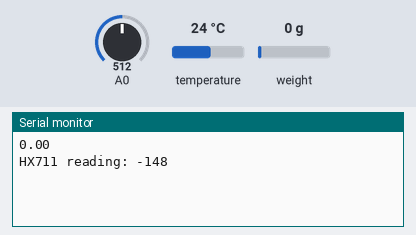
Recording of a sketch running on a simulated ESP8266 (Wemos D1 mini). On the bench: the last lines printed to the serial monitor. Inputs (shaded band) come from the test bench; at power-on: weight on the scale 0 g, A0 = 512, temperature 24 °C. WiFi joins after 1.5 s; servers stay silent unless stated.

Above: at 2.7 s.
2.8 s: weight on the scale set to 100 g
At 4.1 s:
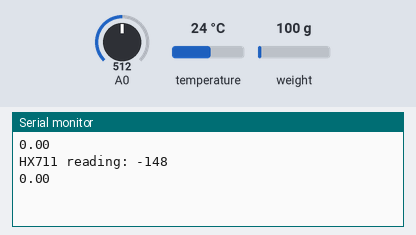
5.3 s: weight on the scale set to 1250 g
At 6.9 s:
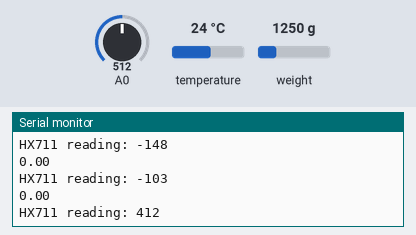
Timing chart, 0 to 8.4 s (numbered marks = the images above; inputs shaded):
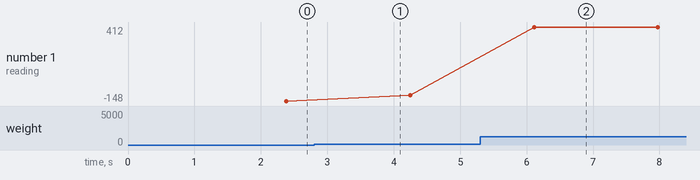

Measured:
- after the input at 5.3 s, the serial monitor: prints a new line after 0.81 s (image 2)
- plotted number 1: -148 → -103 after the input at 2.8 s, -103 → 412 after the input at 5.3 s

The sketch:

shock-sense_nov19a.ino
```cpp
#include "arduino_secrets.h"
// HX711 - Version: Latest
#include <HX711.h>
#include <OneWire.h>
#include <DallasTemperature.h>
/*
  Sketch generated by the Arduino IoT Cloud Thing "Untitled"
  https://create.arduino.cc/cloud/things/b9682e2d-182f-4bee-8301-9bae9de636f0

  Arduino IoT Cloud Variables description

  The following variables are automatically generated and updated when changes are made to the Thing

  float centrTemp;
  int vaha;
  float perifTemp;

  Variables which are marked as READ/WRITE in the Cloud Thing will also have functions
  which are called when their values are changed from the Dashboard.
  These functions are generated with the Thing and added at the end of this sketch.
*/

#include "thingProperties.h"
HX711 scale;


const int pinsenzoru = D4;
OneWire oneWireDS(pinsenzoru);
DallasTemperature senzords(&oneWireDS);

const int LOADCELL_DOUT_PIN = D2;
const int LOADCELL_SCK_PIN = D1;
float volt;
float temp;
int anal;

void setup() {
  // Initialize serial and wait for port to open:
  Serial.begin(115200);
  // This delay gives the chance to wait for a Serial Monitor without blocking if none is found
  delay(1500);
  vaha = 0;
  scale.begin(LOADCELL_DOUT_PIN, LOADCELL_SCK_PIN);
  senzords.begin();
  // Defined in thingProperties.h
  initProperties();

  // Connect to Arduino IoT Cloud
  ArduinoCloud.begin(ArduinoIoTPreferredConnection);

  /*
     The following function allows you to obtain more information
     related to the state of network and IoT Cloud connection and errors
     the higher number the more granular information you’ll get.
     The default is 0 (only errors).
     Maximum is 4
 */
  setDebugMessageLevel(2);
  ArduinoCloud.printDebugInfo();
}

void loop() {
  ArduinoCloud.update();
  // Your code here
    //periferni teplota
  anal = analogRead(A0);
  volt = anal * (5000 / 1024.0);
  perifTemp = volt / 20;
  Serial.println(temp);

  //centralni teplota
  senzords.requestTemperatures();
  centrTemp = senzords.getTempCByIndex(0);

  //vaha
  if (scale.is_ready()) {
    long reading = scale.read();
    Serial.print("HX711 reading: ");
    vaha = ((reading - 139000)/936.4);
    Serial.println(vaha);
  } else {
    Serial.println("HX711 not found.");
  }
  delay(1000);
}


/*
  Since Vaha is READ_WRITE variable, onVahaChange() is
  executed every time a new value is received from IoT Cloud.
*/
```

arduino_secrets.h
```cpp
#define SECRET_SSID ""
#define SECRET_PASS ""
#define SECRET_DEVICE_KEY ""
```

thingProperties.h
```cpp
// Code generated by Arduino IoT Cloud, DO NOT EDIT.

#include <ArduinoIoTCloud.h>
#include <Arduino_ConnectionHandler.h>


const char THING_ID[]           = "ad170d85-6f98-4191-8a2c-8534d9bb35f3";
const char DEVICE_LOGIN_NAME[]  = "443fe440-5ef0-4a9b-a8ca-d8676a255841";

const char SSID[]               = SECRET_SSID;    // Network SSID (name)
const char PASS[]               = SECRET_PASS;    // Network password (use for WPA, or use as key for WEP)
const char DEVICE_KEY[]  = SECRET_DEVICE_KEY;    // Secret device password


float centrTemp;
int vaha;
float perifTemp;

void initProperties(){

  ArduinoCloud.setBoardId(DEVICE_LOGIN_NAME);
  ArduinoCloud.setSecretDeviceKey(DEVICE_KEY);
  ArduinoCloud.setThingId(THING_ID);
  ArduinoCloud.addProperty(centrTemp, READ, 1 * SECONDS, NULL);
  ArduinoCloud.addProperty(vaha, READ, 1 * SECONDS, NULL);
  ArduinoCloud.addProperty(perifTemp, READ, 1 * SECONDS, NULL);

}

WiFiConnectionHandler ArduinoIoTPreferredConnection(SSID, PASS);
```
